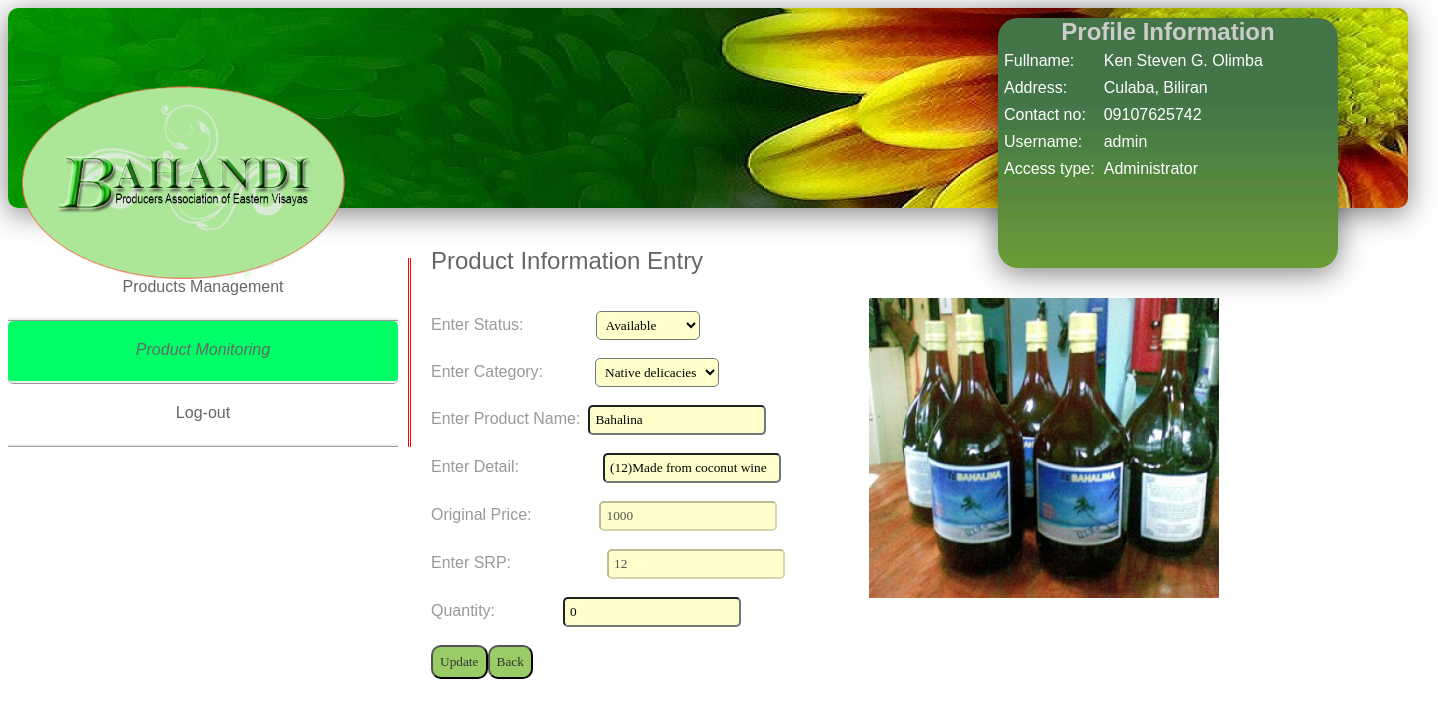
The app's page /admin/edit_product2.php?id=68 (signed in) with its own data.
### tables this page shows
CREATE TABLE `adminproduct` (
  `id` int(155) NOT NULL auto_increment,
  `sid` int(155) NOT NULL,
  `sname` varchar(255) NOT NULL,
  `status` varchar(150) NOT NULL,
  `category` varchar(150) NOT NULL,
  `pname` varchar(150) NOT NULL,
  `detail` varchar(150) NOT NULL,
  `price` int(100) NOT NULL,
  `srp` int(100) NOT NULL,
  `quantity` int(100) NOT NULL,
  `total` int(100) NOT NULL,
  `date` date NOT NULL,
  `image` varchar(150) NOT NULL,
  PRIMARY KEY  (`id`)
);

### admin/edit_product2.php (the view, shortened to what this page needs)
<?php
if(isset($_SESSION['admin'])){
?>
<!DOCTYPE html PUBLIC "-//W3C//DTD XHTML 1.0 Transitional//EN" "http://www.w3.org/TR/xhtml1/DTD/xhtml1-transitional.dtd">
<html xmlns="http://www.w3.org/1999/xhtml">
<head>
<link href="css/admin.css" rel="stylesheet" type="text/css">
<div id = "header">
<div id="user_info">
<?php
if(isset($_SESSION['admin'])){
		$name=$_SESSION['name'];
		$address=$_SESSION['address'];
		$contact=$_SESSION['contact'];
}
?>
<font face="Tahoma, Geneva, sans-serif" size="5" color="#CCC"><center><b>Profile Information</b></center></font>
<Font face="Tahoma, Geneva, sans-serif" color="#FFF">
<table cellpadding="3" cellspacing="3">
<tr>
<td>Fullname:</td>
<td><?php echo $name ?></td>
</tr>
<tr>
<td>Address:</td>
<td><?php echo $address ?></td>
</tr>
<tr>
<td>Contact no:</td>
<td><?php echo $contact ?></td>
</tr>
<tr>
<td>Username:</td>
<td><?php echo $_SESSION['user'];?></td>
</tr>
<tr>
<td>Access type:</td>
<td><?php echo $_SESSION['type'];?></td>
</tr>
</table>
</font>
<br>
</div>
<a href="index.php"><img src="image/logo.png" height="350" width="350" class="logo"></a>
</div>
</head>
<body>
<div id="leftnav">
 <div class="link1"><a href="supplierproductmanagement.php"><font color="#666666">Products Management</font></a><br></div>
 <div class="link1"  id="current"><a href="#"><font color="#666666">Product Monitoring</font></a><br></div>
 <div class="link1"><a href="logout.php"><font color="#666666">Log-out</font></a><br></div>
    </div>
</body>
<br><br>
<div id="body">
<div id="table">
<div id="uploadphoto"></div>
  <?php
	include('connect.php');
	$id=$_GET['id'];
	$result = $db->prepare("SELECT * FROM adminproduct WHERE id= :userid");
	$result->bindParam(':userid', $id);
	$result->execute();
	for($i=0; $row = $result->fetch(); $i++){
?>
<table align="left" height="auto" width="auto">
<tr>
<td>
<font color="#666666" size="5" face="Tahoma, Geneva, sans-serif">Product Information Entry</font>
<form id="form1" method="post" action="editproccess_product2.php" enctype="multipart/form-data" onSubmit="return validate()">
<div id="uploadphoto">
 <table align="center" >
	  <tr>
      <td>&nbsp;</td>
	    <td align="left"><img src="<?php echo $row['image']; ?>"width="350" height="300"/></td>
	  </tr>
	</table>
</div>
<form  action="editproccess_product2.php" method="post">
<br><br><font color="#999999" class="fontstyle">Enter Status:</font><select name="status" class="text"><option> <?php echo $row['status']?></option></select>
<br><br><font color="#999999" class="fontstyle">Enter Category:</font><select name="category" class="text"><option> <?php echo $row['category']?></option></select>
<br><br><font color="#999999" class="fontstyle">Enter Product Name:</font>&nbsp;&nbsp;<input type="text" name="pname" class="text" value="<?php echo $row['pname']?>" required="required"/>
<br><br><font color="#999999" class="fontstyle">Enter Detail:</font><input type="text" name="detail" class="text" value="<?php echo $row ['detail']; ?>" required="required"/>
<br><br><font color="#999999" class="fontstyle">Original Price:</font><input type="number" name="srp" class="text" value="<?php echo $row ['price']; ?>" disabled="disabled" required="required"/>
<br><br><font color="#999999" class="fontstyle">Enter SRP:</font><input type="number" name="srp" class="text" value="<?php echo $row ['srp']; ?>" disabled="disabled" required="required"/>
<br><br><font color="#999999" class="fontstyle">Quantity:</font><input type="number" name="quantity" class="text" value="<?php echo $row ['quantity']; ?>"  required="required"/>
<br><br><input type="submit" value="Update" class="button"><input type='button' value='Back' onClick=window.location.href='supplier_monitor.php' class="button">
</form>
<br>
<br>
</table>
</div>
</div>
</html><?php
		}
	?>
	<?php
    }else
        header('location:index.php');
?>

### admin/css/admin.css (style rules this page uses)
#user_info { height:250px; width: 340px; position:absolute; margin:10px 0px 0px 990px; size:2px; border-radius:20px; background-image:url(../../image/green-hd-color-background-wallpaper-background-color-theme-abstract-images-background-wallpaper.jpg); box-shadow: inset 0 0px rgba(255,255,255,0.2), inset 0 0px 0px rgba(0,1,0,0.4), 0 5px 30px rgba(0,0,0,.5); }
#uploadphoto { position:absolute; height:305px; width:437px; margin:20px 0px 0px 390px; border-color:#999; size:2px; }
#table { position:absolute; height:auto; width:auto; margin:10px 0px 0px 10px; }
#header { margin: 0px 0px 0px 0px; height:200px; width: 1400px; padding: 0px; position:absolute; border-radius: 10px; background: -webkit-linear-gradient(top, green 1%,white 99%); background: -o-linear-gradient(top, green 1%,white 99%); background: -ms-linear-gradient(top, green 1%,white 99%); background: linear-gradient(top, green 1%,white 99%s); filter: progid:DXImageTransform.Microsoft.gradient( startColorstr='#ffffff', endColorstr='#ededed',GradientType=0 ); background: -moz-linear-gradient(top, green,white); box-shadow: inset 0 0px rgba(255,255,255,0.2), inset 0 0px 0px rgba(0,1,0,0.4), 0 5px 30px rgba(0,0,0,.5); background-image:url(../image/header.jpg) }
.fontstyle { font-family: "Arial Black", Gadget, sans-serif; color:#999 size:3px; }
.button { font-family:Georgia, "Times New Roman", Times, serif; color:#333; border-radius:10px; background-color: #9C6; padding: 7px; }
.text { border-radius: 5px; background-color: #FFC; padding: 5px; font-family:Georgia, "Times New Roman", Times, serif; 5px; }
#leftnav { position:absolute; border-right: double; border-right-color:#F00; width: 400px; height: auto; padding: 0px; margin: 250px 0px 0px 0px; }
#body { position:absolute; width: 1000px; height:auto; padding: 0px; margin: 200px 0px 0px 420px; color:#006; border-color:#000; size:2px; }
#current { background-color:#0F6; border-radius: 5px; font-style:italic; }
.link1 { border-bottom-style: ridge; height:20px; width:350px; text-align:center; font-family: "Arial Black", Gadget, sans-serif; padding: 20px; }
a { text-decoration: none }

### records on screen
adminproduct: image (picture), status "Available", category "Native delicacies", pname "Bahalina", detail "(12)Made from coconut wine", srp "1000", srp "12", quantity "0"

### other values on screen
$name "Ken Steven G. Olimba"
$address "Culaba, Biliran"
$contact "09107625742"
$_SESSION['user'] "admin"
$_SESSION['type'] "Administrator"
